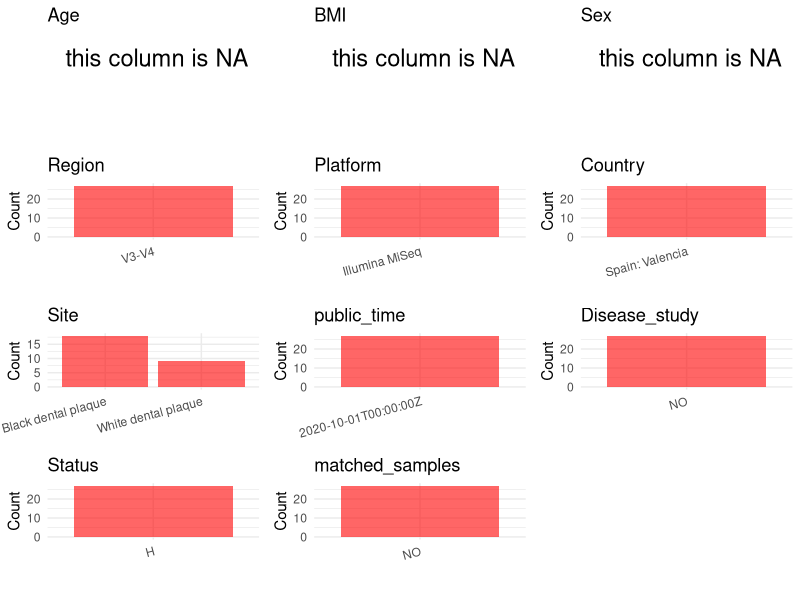

Reproduce this figure in R. (Note: this script raises an error after producing the figure.)
## ---- chunk 1
# Load necessary libraries
library(dplyr)
library(ggplot2)
library(cowplot)
# Set working directory (update this path to your local directory)
setwd("/Users/dongbiao/Documents/oral/global-oral-microbiome/data/projects/PRJNA644495/")

# Read the initial metadata files
initial_meta<-read.csv("SraRunTable.csv",header = T)

head(initial_meta)
## ---- chunk 2
# Create a uniform metadata dataframe
metadata <- data.frame(
  BioProject = initial_meta$BioProject,
  Run = initial_meta$Run,
  sample_name = initial_meta$patient,
  Age = NA,
  BMI = NA,
  Sex=NA,
  Region = "V3-V4",
  Platform = initial_meta$Instrument,
  Country = initial_meta$geo_loc_name,
  Site = initial_meta$isolation_source,
  public_time = initial_meta$ReleaseDate,
  stringsAsFactors = FALSE
)
## ---- chunk 3
# Add information obtained from the publication
metadata$PCR_primers <- "341F-806R"
metadata$title <- "Dental black plaque: metagenomic characterization and comparative analysis with white‑plaque"
metadata$Disease_study <- "NO"

# Assign disease status based on sample_name patterns
metadata$Status <- "H"

# Create matched_samples column
metadata$matched_samples <- "NO"

# Check initial data distribution
cat("Initial sample distribution:\n")
table(metadata$sample_name)
table(metadata$Site)
## ---- chunk 4
# Check the number of unique runs and sample names
print(paste("Number of unique runs:", length(unique(metadata$Run))))
print(paste("Number of unique sample names:", length(unique(metadata$sample_name))))
## ---- chunk 5
# Select columns for visualization
plot_data <- metadata %>%
  select(-BioProject, -Run, -sample_name, -title)

# Function to create simple plots for each column
create_simple_plots <- function(data) {
  plots <- list()
  
  for (col in colnames(data)) {
    # Check if the column is all NA
    if (all(is.na(data[[col]]))) {
      # Create an empty plot with text indicating all NA
      p <- ggplot() +
        annotate("text", x = 0.5, y = 0.5, label = "this column is NA", size = 6) +
        labs(title = col) +
        theme_void()
    } else if (is.numeric(data[[col]])) {
      # Numeric variable: histogram
      p <- ggplot(data, aes(x = .data[[col]])) +
        geom_histogram(fill = "blue", alpha = 0.6, bins = 20, na.rm = TRUE) +
        labs(title = col) +
        theme_minimal()
    } else {
      # Categorical variable: bar plot (remove NA values)
      count_data <- as.data.frame(table(data[[col]], useNA = "ifany"))
      p <- ggplot(count_data, aes(x = reorder(Var1, -Freq), y = Freq)) +
        geom_col(fill = "red", alpha = 0.6) +
        labs(title = col, x = NULL, y = "Count") +
        theme_minimal() +
        theme(axis.text.x = element_text(angle = 15, hjust = 1))
    }
    plots[[col]] <- p
  }
  
  return(plots)
}

# Generate and arrange plots
plots <- create_simple_plots(plot_data)
p<-plot_grid(plots$Age, 
          plots$BMI, 
          plots$Sex, 
          plots$Region, 
          plots$Platform, 
          plots$Country, 
          plots$Site,
          plots$public_time, 
          plots$Disease_study,
          plots$Status,
          plots$matched_samples,# add 
          ncol = 3, align = "hv", axis = "lb")
ggsave("Metadata_Summary.png", plot = p, width = 8, height = 6, dpi = 150)
## ---- chunk 6
knitr::include_graphics("Metadata_Summary.png")
## ---- chunk 7
# Reorder columns to match the desired format
metadata <- metadata[, c(
  "BioProject", "Run", "sample_name", "Age", "BMI", "Sex", 
  "Region", "Platform", "Country", "Site", "public_time", 
  "PCR_primers", "title", "Disease_study", "Status","matched_samples"
)]

# Export the uniform metadata to a CSV file
write.csv(metadata, file = "metadata.csv", quote = FALSE)
head(metadata)
